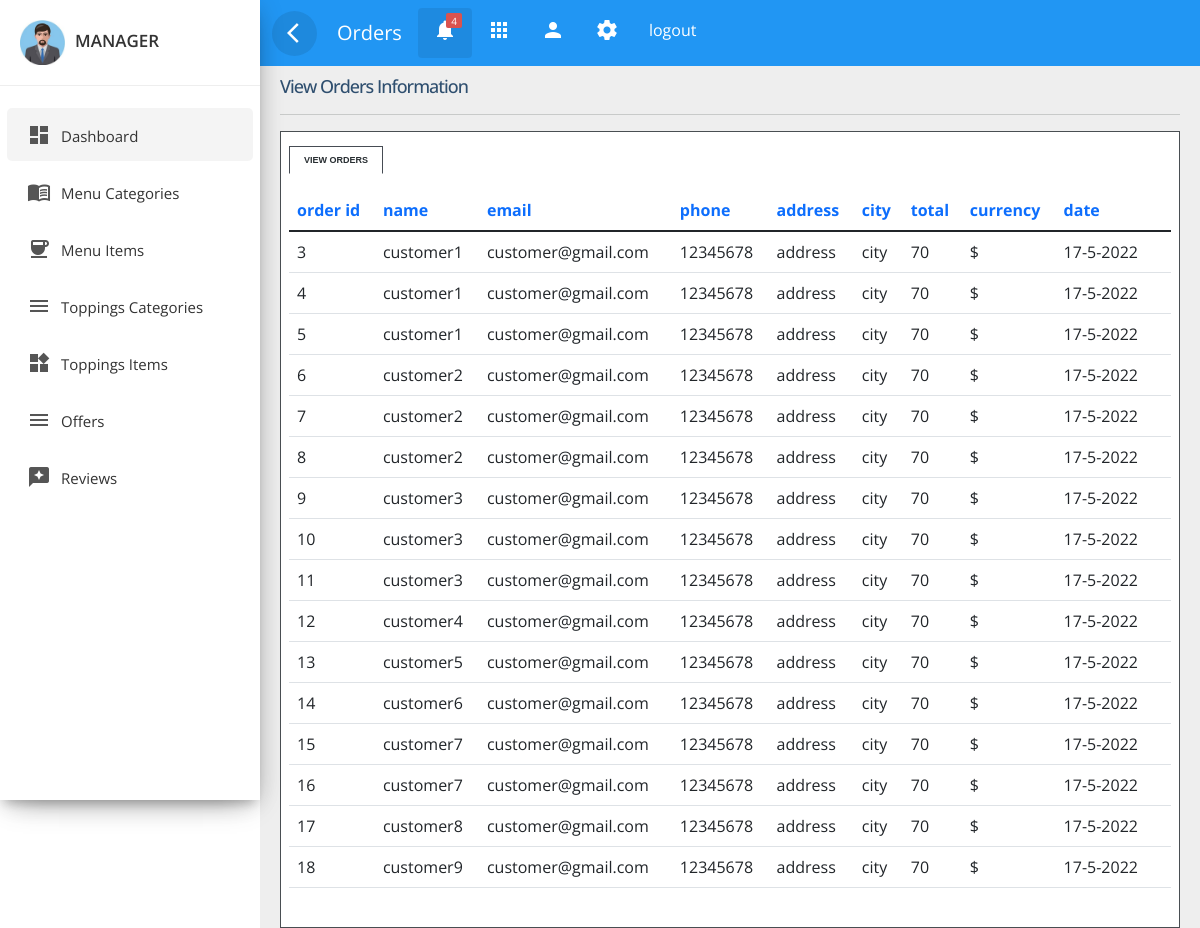
Page /admin_panel/manager/view_orders.php (signed in) on the committed database.
### tables this page shows
CREATE TABLE `orderinfo` (
  `order_id` int(11) NOT NULL,
  `customer_name` varchar(30) NOT NULL,
  `customer_email` varchar(30) NOT NULL,
  `customer_phone` varchar(30) NOT NULL,
  `customer_address` varchar(1000) NOT NULL,
  `customer_city` varchar(30) NOT NULL,
  `customer_zip` varchar(30) NOT NULL,
  `customer_state` varchar(30) NOT NULL,
  `customer_country` varchar(30) NOT NULL,
  `order_total` float NOT NULL,
  `order_currency` varchar(5) NOT NULL,
  `order_date` varchar(30) NOT NULL
);

### admin_panel/manager/view_orders.php (the view, shortened to what this page needs)
<!doctype html>
<html lang="en">
<head>
	<link rel="stylesheet" href="../../plugins/bootstrap-5.1.3/css/bootstrap.min.css">
	<link rel="stylesheet" href="../css/custom.css">
	<link rel="stylesheet" href="../css/sidebar.css">
	<link rel="stylesheet" href="../css/top_navbar.css">
	<link rel="stylesheet" href="../css/tabbed_box.css">
</head>
<body>
	<?php
    include_once('../../includes/db_connect.php');
    ?>
	<div class="wrapper">
		<?php
        include('../includes/manager_sidebar.php'); ?>
		<div id="content">
			<?php
            include('../includes/top_navbar.php'); ?>
			<div class="main-content">
				<div id="tabbed_box" class="tabbed_box">
					<h4>View Orders Information</h4>
					<hr />
					<div class="tabbed_area">
						<ul class="tabs">
							<li><a href="javascript:tabSwitch('tab_1', 'content_1');" id="tab_1" class="active">View
									Orders</a></li>
						</ul>
						<div id="content_1" class="content">
							<div class="row ">
								<div class="col-lg-12 col-md-12">
									<div class="card">
										<div class="card-content table-responsive">
											<table class="table table-hover">
												<thead class="text-primary">
													<tr>
														<th>order id</th>
														<th>name</th>
														<th>email </th>
														<th>phone </th>
														<th>address </th>
														<th>city </th>
														<th>total</th>
														<th>currency</th>
														<th>date</th>
													</tr>
												</thead>
												<tbody>
													<?php
                                                    $result = mysqli_query($conn, "SELECT * FROM orderinfo");
                                                    while ($row = mysqli_fetch_assoc($result)) { ?>
													<tr>
														<td>
															<?php echo $row['order_id']; ?>
														</td>
														<td>
															<?php echo $row['customer_name']; ?>
														</td>
														<td>
															<?php echo $row['customer_email']; ?>
														</td>
														<td>
															<?php echo $row['customer_phone']; ?>
														</td>
														<td>
															<?php echo $row['customer_address']; ?>
														</td>
														<td>
															<?php echo $row['customer_city']; ?>
														</td>
														<td>
															<?php echo $row['order_total']; ?>
														</td>
														<td>
															<?php echo $row['order_currency']; ?>
														</td>
														<td>
															<?php echo $row['order_date']; ?>
														</td>
														<td>
														</td>
														<?php } ?>
												</tbody>
											</table>
										</div>
									</div>
								</div>
							</div>
						</div>
					</div>
				</div>
			</div>
		</div>
	</div>
</body>
</html>

### admin_panel/css/custom.css (style rules this page uses)
:root { --green: #27ae60; --light-green: rgb(106, 230, 106); --black: #192a56; --orange: #ffb674; --dark-orange: #fc8d67; --light-orange: #fec5b1; --green2: #369583; --purple: #8c74ff; --blue: #74bdff; --light-blue: #74e7ff; --light-pink: #ffb3e4; --brown: #564519; --pink: #ff7497; --light-color: #666; --box-shadow: 0 0.5rem 1.5rem rgba(0, 0, 0, 0.1); }
body, html { font-family: 'Roboto', sans-serif; color: #555e58; font-weight: 400; margin:0px; padding:0px; }
a { color: #333; font-weight: 400; }
ul, ol { padding: 0; margin:0px; list-style: none; }
a, a:hover, a:focus { color: #333; text-decoration: none; transition: all 0.3s; }
.wrapper { position: relative; width:100%; overflow:auto; }
@media only screen and (min-width:992px) { #content { width: calc(100% - 260px); position: relative; float: right; transition: all 0.3s; background-color: #EEEEEE; } }

### admin_panel/css/top_navbar.css (style rules this page uses)
#content { position: relative; transition: all 0.3s; background-color: #EEEEEE; }
.main-content { padding:10px 20px 0px 20px; position: relative; width: 100%; }

### admin_panel/css/tabbed_box.css (style rules this page uses)
html * { font-family: "Open Sans", sans-serif; }
.card { margin: 10px 0; }
.card { border-radius: 0px!important; }
.card { display: inline-block; position: relative; border:none!important; width: 100%; margin:15px 0; border-radius: 6px; color: rgba(0,0,0, 0.87); background: #fff; }
#tabbed_box { margin: 0px auto 0px 0px; }
.tabbed_box h4 { font-size: 18px; color: #2f4f6f; letter-spacing: -1px; margin-bottom: 10px; }
.tabbed_area { border: 1px solid #494e52; background-color: #fff; padding: 8px; }
ul.tabs { margin: 0px; padding: 0px; margin-top: 5px; margin-bottom: 6px; }
ul.tabs li { list-style: none; display: inline; }
ul.tabs li a { background-color: #1d2935; color: #f1efeb; padding: 8px 14px 8px 14px; text-decoration: none; font-size: 9px; font-family: Verdana, Arial, Helvetica, sans-serif; font-weight: bold; text-transform: uppercase; border: 1px solid #1d2935; }
ul.tabs li a.active { background-color: #ffffff; color: #282e32; border: 1px solid #464c54; border-bottom: 1px solid #ffffff; }
.content { background-color: #ffffff; }

### rows in the picture
orderinfo: order_id "3", customer_name "customer1", customer_email "customer@gmail.com", customer_phone "12345678", customer_address "address", customer_city "city", order_total "70", order_currency "$", order_date "17-5-2022"
orderinfo: order_id "4", customer_name "customer1", customer_email "customer@gmail.com", customer_phone "12345678", customer_address "address", customer_city "city", order_total "70", order_currency "$", order_date "17-5-2022"
orderinfo: order_id "5", customer_name "customer1", customer_email "customer@gmail.com", customer_phone "12345678", customer_address "address", customer_city "city", order_total "70", order_currency "$", order_date "17-5-2022"
orderinfo: order_id "6", customer_name "customer2", customer_email "customer@gmail.com", customer_phone "12345678", customer_address "address", customer_city "city", order_total "70", order_currency "$", order_date "17-5-2022"
orderinfo: order_id "7", customer_name "customer2", customer_email "customer@gmail.com", customer_phone "12345678", customer_address "address", customer_city "city", order_total "70", order_currency "$", order_date "17-5-2022"
orderinfo: order_id "8", customer_name "customer2", customer_email "customer@gmail.com", customer_phone "12345678", customer_address "address", customer_city "city", order_total "70", order_currency "$", order_date "17-5-2022"
orderinfo: order_id "9", customer_name "customer3", customer_email "customer@gmail.com", customer_phone "12345678", customer_address "address", customer_city "city", order_total "70", order_currency "$", order_date "17-5-2022"
orderinfo: order_id "10", customer_name "customer3", customer_email "customer@gmail.com", customer_phone "12345678", customer_address "address", customer_city "city", order_total "70", order_currency "$", order_date "17-5-2022"
orderinfo: order_id "11", customer_name "customer3", customer_email "customer@gmail.com", customer_phone "12345678", customer_address "address", customer_city "city", order_total "70", order_currency "$", order_date "17-5-2022"
orderinfo: order_id "12", customer_name "customer4", customer_email "customer@gmail.com", customer_phone "12345678", customer_address "address", customer_city "city", order_total "70", order_currency "$", order_date "17-5-2022"
orderinfo: order_id "13", customer_name "customer5", customer_email "customer@gmail.com", customer_phone "12345678", customer_address "address", customer_city "city", order_total "70", order_currency "$", order_date "17-5-2022"
orderinfo: order_id "14", customer_name "customer6", customer_email "customer@gmail.com", customer_phone "12345678", customer_address "address", customer_city "city", order_total "70", order_currency "$", order_date "17-5-2022"
orderinfo: order_id "15", customer_name "customer7", customer_email "customer@gmail.com", customer_phone "12345678", customer_address "address", customer_city "city", order_total "70", order_currency "$", order_date "17-5-2022"
orderinfo: order_id "16", customer_name "customer7", customer_email "customer@gmail.com", customer_phone "12345678", customer_address "address", customer_city "city", order_total "70", order_currency "$", order_date "17-5-2022"
orderinfo: order_id "17", customer_name "customer8", customer_email "customer@gmail.com", customer_phone "12345678", customer_address "address", customer_city "city", order_total "70", order_currency "$", order_date "17-5-2022"
orderinfo: order_id "18", customer_name "customer9", customer_email "customer@gmail.com", customer_phone "12345678", customer_address "address", customer_city "city", order_total "70", order_currency "$", order_date "17-5-2022"

### other values in the picture
$_SESSION['manager_username'] "MANAGER"
$section "Orders"
